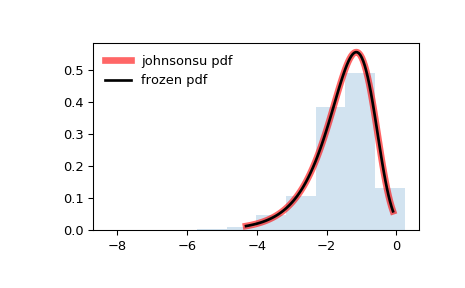

Write the Python code that produced this figure.
from scipy.stats import johnsonsu
import matplotlib.pyplot as plt
fig, ax = plt.subplots(1, 1)

# Calculate a few first moments:

a, b = 2.55, 2.25
mean, var, skew, kurt = johnsonsu.stats(a, b, moments='mvsk')

# Display the probability density function (``pdf``):

x = np.linspace(johnsonsu.ppf(0.01, a, b),
                johnsonsu.ppf(0.99, a, b), 100)
ax.plot(x, johnsonsu.pdf(x, a, b),
       'r-', lw=5, alpha=0.6, label='johnsonsu pdf')

# Alternatively, the distribution object can be called (as a function)
# to fix the shape, location and scale parameters. This returns a "frozen"
# RV object holding the given parameters fixed.

# Freeze the distribution and display the frozen ``pdf``:

rv = johnsonsu(a, b)
ax.plot(x, rv.pdf(x), 'k-', lw=2, label='frozen pdf')

# Check accuracy of ``cdf`` and ``ppf``:

vals = johnsonsu.ppf([0.001, 0.5, 0.999], a, b)
np.allclose([0.001, 0.5, 0.999], johnsonsu.cdf(vals, a, b))
# True

# Generate random numbers:

r = johnsonsu.rvs(a, b, size=1000)

# And compare the histogram:

ax.hist(r, density=True, histtype='stepfilled', alpha=0.2)
ax.legend(loc='best', frameon=False)
plt.show()
